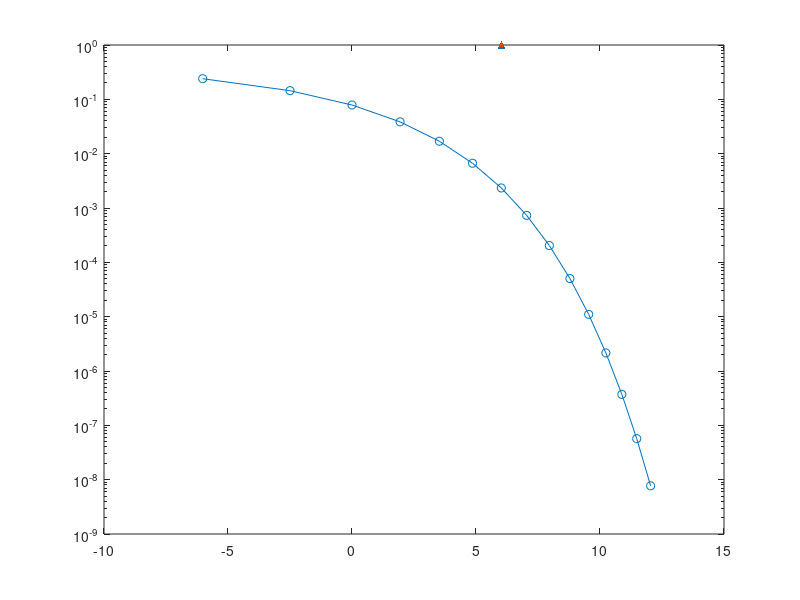

MATLAB code for this plot: (Note: this script raises an error after producing the figure.)
% BPSK System Execution Script
A = 2.0;                 % Signal Amplitude (V)
N_bit = 1000;            % Number of bits
pBer = 0.5;              % Equiprobable bits
muN = 0.0;               % Noise mean
xr = 0.0;                % Decision boundary (V)
sigma2N = 0.5;           % Noise variance

% Define qfunc using built-in erfc
qfunc = @(x) 0.5 * erfc(x / sqrt(2));

% Swimlane 1: BPSK Transmitter
Tx = A * (2 * (rand(N_bit, 1) < pBer) - 1);
SNR = 10 * log10(A^2 / (2 * sigma2N));

Aarr = linspace(0.5, 4.0, 15);
SNRdBarr = zeros(1, length(Aarr));
for i = 1:length(Aarr)
    SNRdBarr(i) = 10 * log10(Aarr(i)^2 / (2 * sigma2N));
end

% Swimlane 2: Channel Noise
gn = sqrt(sigma2N) * randn(N_bit, 1) + muN;

% Swimlane 3: BPSK Receiver
rx = Tx + gn;

yt = zeros(size(rx));
yt(rx > xr) = A;
yt(rx <= xr) = -A;
if size(yt, 1) ~= size(Tx, 1)
    yt = transpose(yt);
end

Ne = nnz(yt ~= Tx);
BER = Ne / N_bit;

BER_true = qfunc(A / sqrt(sigma2N));
BERTrueArr = zeros(1, length(Aarr));
for i = 1:length(Aarr)
    BERTrueArr(i) = qfunc(Aarr(i) / sqrt(sigma2N));
end

% Plotting
figure;
semilogy(SNRdBarr, BERTrueArr, '-o'); hold on;
scatter(SNR, BER, 30, '^', 'filled');
scatter(SNR, BER_true, 30, 'p', 'filled');
yline(0.01, 'k--');
legend('theoretical', 'simulation', 'true', 'BER=0.01');
xlabel('SNR (dB)'); ylabel('BER');
